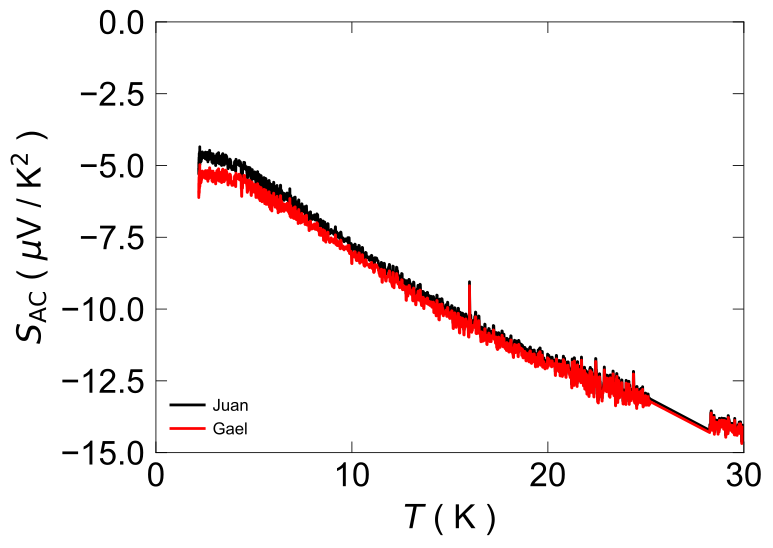

This figure's Python source:
import numpy as np
import scipy as sp
from scipy import interpolate
import matplotlib as mpl
import matplotlib.pyplot as plt
from matplotlib.ticker import AutoMinorLocator, MultipleLocator, FormatStrFormatter
import os
#>>>>>>>>>>>>>>>>>>>>>>>>>>>>>>>>>>>>>>>>>>>>>>>>>>>>>>>>>>>>>>>>>>>>>>>>>>>>>>>>>

## Plotting >>>>>>>>>>>>>>>>>>>>>>>>>>>>>>>>>>>>>>>>>>>>>>>>>>>>>>>>>>>>>>>>>>>>>>
mpl.rcdefaults()
mpl.rcParams['font.size'] = 24. # change the size of the font in every figure
mpl.rcParams['font.family'] = 'Arial' # font Arial in every figure
mpl.rcParams['axes.labelsize'] = 24.
mpl.rcParams['xtick.labelsize'] = 24
mpl.rcParams['ytick.labelsize'] = 24
mpl.rcParams['xtick.direction'] = "in"
mpl.rcParams['ytick.direction'] = "in"
mpl.rcParams['xtick.top'] = True
mpl.rcParams['ytick.right'] = True
mpl.rcParams['xtick.major.width'] = 0.6
mpl.rcParams['ytick.major.width'] = 0.6
mpl.rcParams['axes.linewidth'] = 0.6 # thickness of the axes lines
mpl.rcParams['pdf.fonttype'] = 3  # Output Type 3 (Type3) or Type 42 (TrueType), TrueType allows
                                    # editing the text in illustrator

# cmap = mpl.cm.get_cmap("viridis", len(files))
# colors = cmap(np.arange(len(files)))
# colors[-1] = (1, 0, 0, 1)

####################################################
## Plot Parameters #################################

fig, axes = plt.subplots(1, 1, figsize = (9.2, 5.6)) # (1,1) means one plot, and figsize is w x h in inch of figure
fig.subplots_adjust(left = 0.18, right = 0.82, bottom = 0.18, top = 0.95) # adjust the box of axes regarding the figure size

# axes.axhline(y=0, ls ="--", c ="k", linewidth=0.6)

#############################################
# fig.text(0.79,0.23, r"label", ha = "right")
#############################################


##############################################################################
### Load and Plot Data #######################################################
##############################################################################

######################################################
data = np.loadtxt("SLIO_x=0.206_G37-S10_Tcooldown_Seebeck_NSYM_B=0T_2026-04-14.txt", dtype="float", comments="#", delimiter=',')

x = data[:,0]
y = data[:,1]*1e6

# x_interp = np.arange(x[0],x[-1],0.01)
# y_interp = interpolate.UnivariateSpline(x, y, k = 2, s = 0.1)(x_interp)

color = "#000000"
# color = '#00EFD0'
line = axes.plot(x, y, label = r"Juan")
plt.setp(line, ls ="-", c = color, lw = 2, marker = "", mfc = color, ms = 7, mec = color, mew= 2)
######################################################

######################################################
data = np.loadtxt("../../data_analyzed/Tsweep_Seebeck_B=0T_SLIOx=0.158G37S14_2026-04-14.txt", dtype="float", comments="#", delimiter=',')

x = data[:,0]
y = data[:,1]*1e6

# x_interp = np.arange(x[0],x[-1],0.01)
# y_interp = interpolate.UnivariateSpline(x, y, k = 2, s = 0.1)(x_interp)

color = '#FF0000'
# color = '#00EFD0'
line = axes.plot(x, y, label = r"Gael")
plt.setp(line, ls ="-", c = color, lw = 2, marker = "", mfc = color, ms = 7, mec = color, mew= 2)
######################################################



######################################################
axes.legend(loc = 3, fontsize = 12, frameon = False, numpoints=1, markerscale = 1, handletextpad=0.5)
# axes.legend(bbox_to_anchor=(0.5, 0.5), loc = 1, fontsize = 12, frameon = False, numpoints=1, markerscale = 1, handletextpad=0.5)
######################################################


#############################################
axes.set_xlim(0, 30)   # limit for xaxis
axes.set_ylim(-15,0) # leave the ymax auto, but fix ymin
# axes.set_xscale('log')
# axes.set_yscale('log')
axes.set_xlabel(r"$T$ ( K )", labelpad = 8)
axes.set_ylabel(r"$S_{\rm AC}$ ( $\mu$V / K$^2$ )", labelpad = 8)
axes.tick_params(axis='x', which='major', pad=7, length=8)
axes.tick_params(axis='y', which='major', pad=8, length=8)
axes.tick_params(axis='x', which='minor', pad=7, length=4)
axes.tick_params(axis='y', which='minor', pad=8, length=4)
#############################################

# ## Set ticks space and minor ticks space ############
# #####################################################.

# xtics = 30 # space between two ticks
# mxtics = xtics / 2.  # space between two minor ticks
# ytics = 1
# mytics = ytics / 2. # or "AutoMinorLocator(2)" if ytics is not fixed, just put 1 minor tick per interval
# majorFormatter = FormatStrFormatter('%g') # put the format of the number of ticks

# axes.xaxis.set_major_locator(MultipleLocator(xtics))
# axes.xaxis.set_major_formatter(majorFormatter)
# axes.xaxis.set_minor_locator(MultipleLocator(mxtics))

# axes.yaxis.set_major_locator(MultipleLocator(ytics))
# axes.yaxis.set_major_formatter(majorFormatter)
# axes.yaxis.set_minor_locator(MultipleLocator(mytics))

# ######################################################

script_name = os.path.basename(__file__)
figurename = script_name[0:-3] + ".pdf"

plt.show()
fig.savefig(figurename, bbox_inches = "tight")
plt.close()
